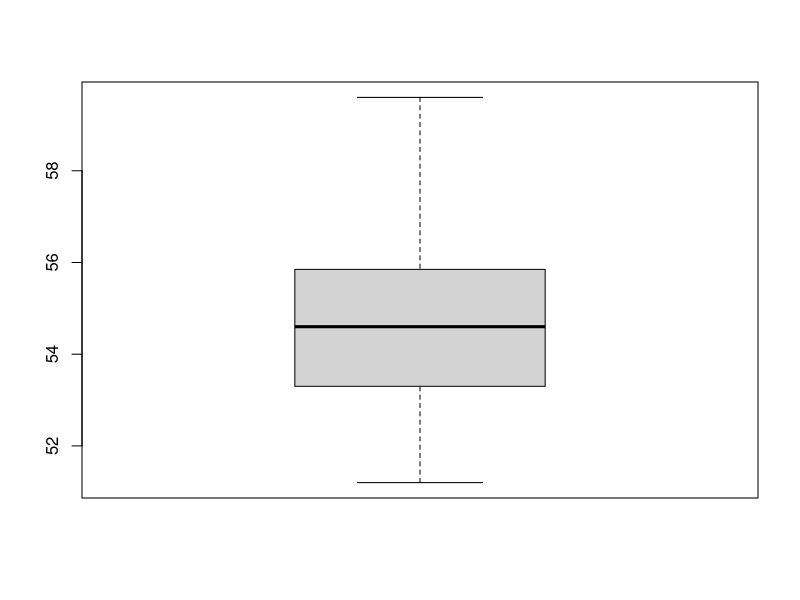
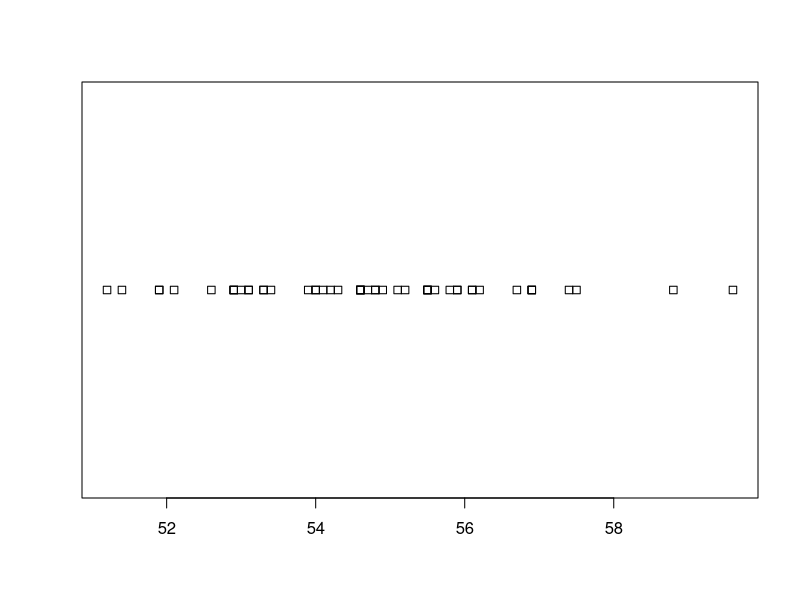
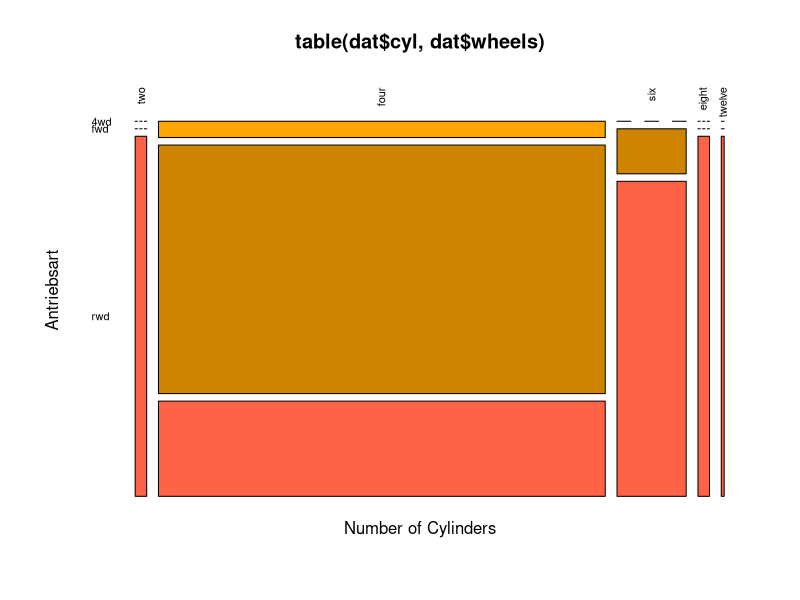
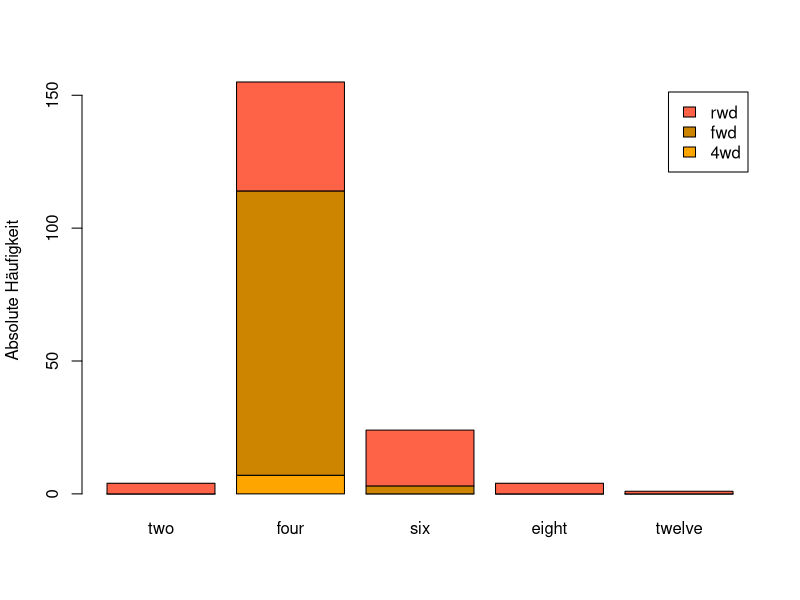
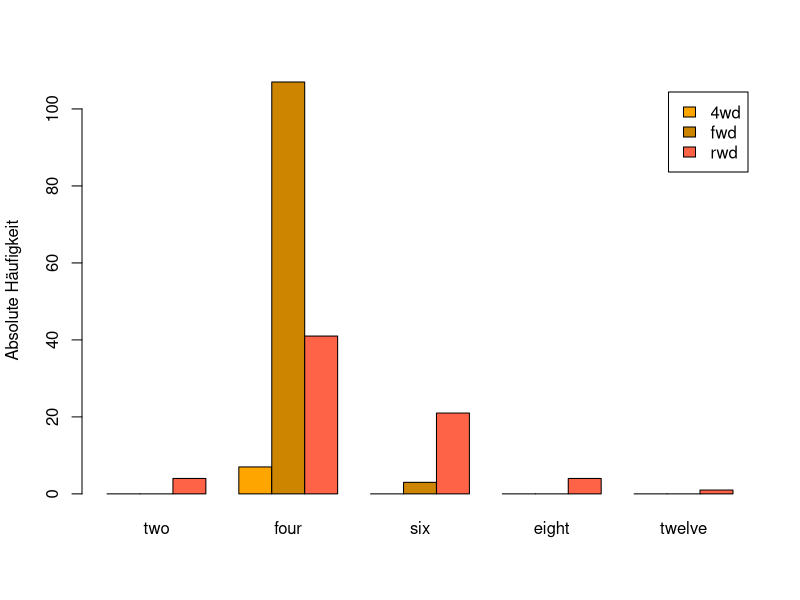
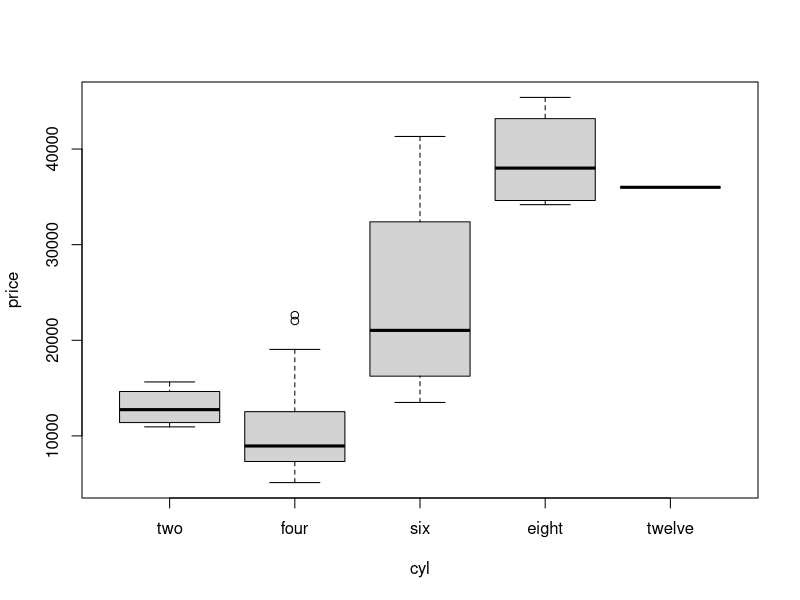
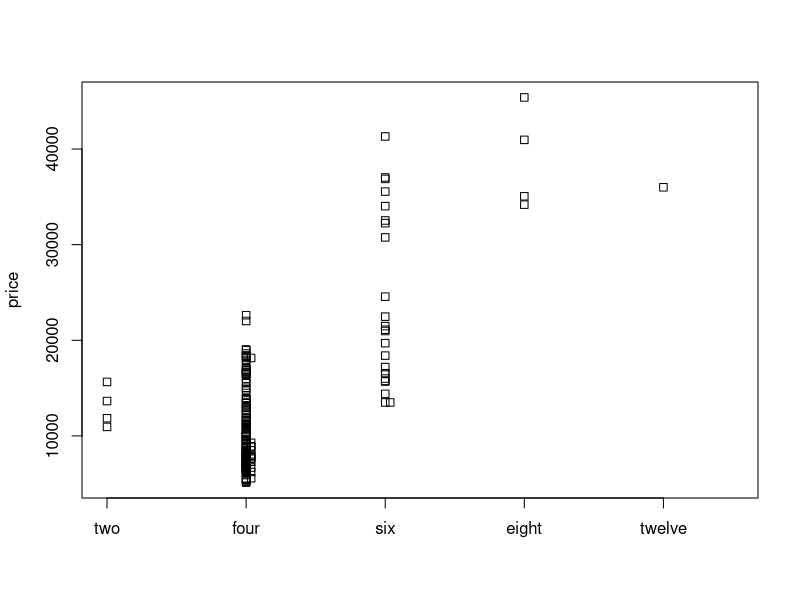
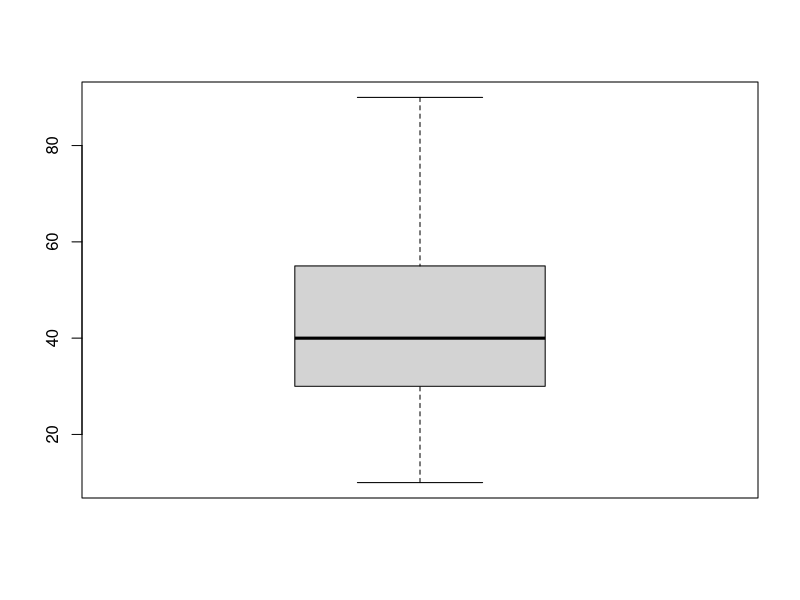

These charts were generated, in order, by the following R code:
# ---- Boxplot ----
munis <- c(53.9, 54.3, 54.6, 54.6, 54.9, 55.9, 55.1, 55.2, 55.5, 55.5, 55.5, 55.5, 55.6, 55.8, 51.2, 51.4, 51.9, 51.9, 52.1, 52.6, 52.9, 52.9, 52.9, 53, 53.1, 53.1, 53.3, 55.9, 56.1, 56.1, 56.2, 56.7, 56.9, 56.9, 56.9, 57.4, 57.5, 58.8, 59.6, 53.3, 53.4, 54, 54, 54.1, 54.2, 54.6, 54.6, 54.6, 54.7, 54.8, 54.8)

boxplot(munis)
stripchart(munis)

# ---- Aufgabe 1----
dat <- read.table('./data/imports85.txt', sep = '\t', header = T)
dat

# A
dat$cyl <- factor(dat$cyl, levels = c('two', 'four', 'six', 'eight', 'twelve'))

mosaicplot(table(dat$cyl, dat$wheels), las = 2, xlab = "Number of Cylinders", ylab = "Antriebsart", col = c("orange", "orange3", "tomato"))

# B
barplot(table(dat$wheels, dat$cyl), ylab = "Absolute Häufigkeit", legend.text = T, col = c("orange", "orange3", "tomato"))

length(dat$wheels)
length(dat$cyl)
barplot(table(dat$wheels, dat$cyl), ylab = "Absolute Häufigkeit", legend.text = T, col = c("orange", "orange3", "tomato"), beside = T)

# C
par(mfrow=c(1,1))
boxplot(price ~ cyl, data=dat) # zivilstand = Faktor, Sequenz geordnet -> Faktor ordnet richtig ein
stripchart(price ~ cyl, data=dat, vertical=T, method='stack')


# ---- Aufgabe 2 ----
library(openxlsx)
dat <- read.xlsx('./data/datDS23t.xlsx')

# A
str(dat)
quantile(dat$anreisezeit_an_die_zhaw, na.rm = T) # 30 minuten -> Wrong look at 75% Quantile, because it needs to be above that, so: 55 minuten

# B
?quantile
quantile(dat$anreisezeit_an_die_zhaw, probs = c(0.9), na.rm = T) # Nein nur 67 Minuten
# Andere Lösung:
ecdf(dat$anreisezeit_an_die_zhaw)(75) # Ergibt die Prozent, die weniger Zeit braucht
# Andere Lösung
sum(dat$anreisezeit_an_die_zhaw > 75, na.rm = T) / sum(!is.na(dat$anreisezeit_an_die_zhaw))

# C
boxplot(dat$anreisezeit_an_die_zhaw)
hist(dat$anreisezeit_an_die_zhaw)

# geht beides, es sind stetische Daten
# Unimodal -> Kann einfach mit Boxplot darzustellen

# D
dat$programmierkenntnisse <- factor(dat$programmierkenntnisse, levels = c('nicht vorhanden', 'gering', 'mittel', 'gross'))
mosaicplot(table(dat$geschlecht, dat$programmierkenntnisse), las = 2, col=c("black", "rosybrown3", "limegreen", "green"))
t_vergleich <- prop.table(table(dat$geschlecht,dat$programmierkenntnisse), margin = 1)
t_vergleich
barplot(t_vergleich, col = c("black", "rosybrown3"), legend.text = T, beside = T, ylab = "Relative Häufigkeit")
